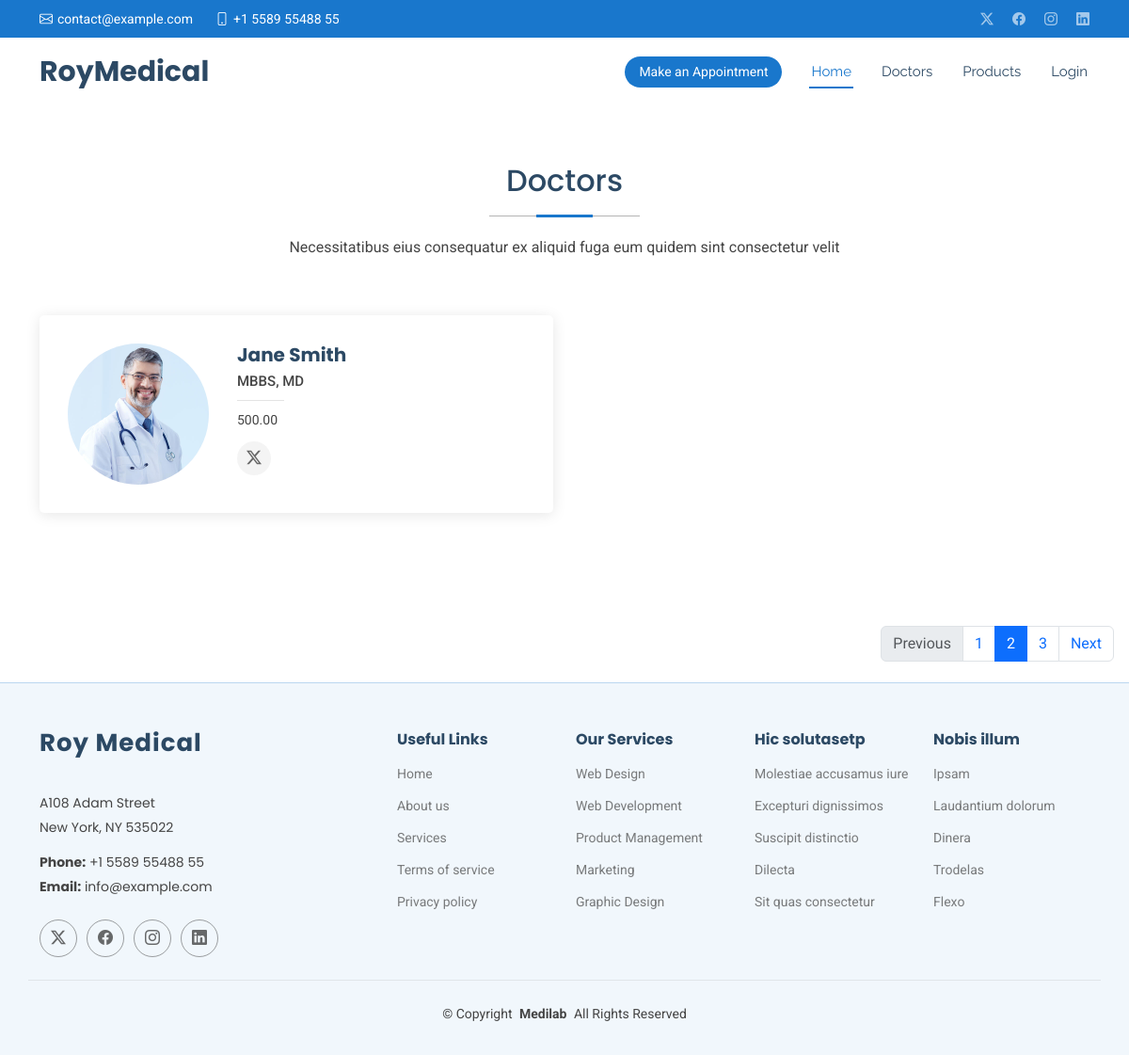
The app's page /doctors.php with its own data.
### tables this page shows
CREATE TABLE doctors (
    id INT PRIMARY KEY AUTO_INCREMENT,
    user_id INT UNIQUE,
    qualification VARCHAR(255),
    availability VARCHAR(255),
    visit_fee DECIMAL(10,2),
    FOREIGN KEY (user_id) REFERENCES users(id) ON DELETE CASCADE
);

CREATE TABLE users (
    id INT PRIMARY KEY AUTO_INCREMENT,
    name VARCHAR(255),
    email VARCHAR(255) UNIQUE,
    password VARCHAR(255),
    mobile_number VARCHAR(20) UNIQUE,
    address TEXT,
    pincode VARCHAR(10),
    dob DATE,
    gender ENUM('Male', 'Female', 'Other'),
    is_active BOOLEAN DEFAULT TRUE,
    role ENUM('Admin', 'Doctor', 'Patient')
);

### doctors.php (the view)
<?php include "includes/header.php" ?>
<section id="doctors" class="doctors section">
<div class="container section-title" data-aos="fade-up">
  <h2>Doctors</h2>
  <p>Necessitatibus eius consequatur ex aliquid fuga eum quidem sint consectetur velit</p>
</div>
<div class="container">
  <div class="row gy-4">
    <?php
     $query ="SELECT * from doctors INNER JOIN users on doctors.user_id = users.id ";
     $result = mysqli_query($conn, $query);
    ?>
<?php while ($row = mysqli_fetch_assoc($result)) :?>
    <div class="col-lg-6" data-aos="fade-up" data-aos-delay="100">
      <div class="team-member d-flex align-items-start">
        <div class="pic"><img src="assets/img/doctors/doctors-1.jpg" class="img-fluid" alt=""></div>
        <div class="member-info">
          <h4><?= $row['name'];?></h4>
          <span><?= $row['qualification'];?></span>
          <p><?= $row['visit_fee'];?></p>
          <div class="social">
            <a href=""><i class="bi bi-twitter-x"></i></a>
          </div>
        </div>
      </div>
    </div>
    <?php endwhile; ?>
</section>
<section>
<nav aria-label="..." class="float-end me-3">
  <ul class="pagination">
    <li class="page-item disabled">
      <span class="page-link">Previous</span>
    </li>
    <li class="page-item"><a class="page-link" href="#">1</a></li>
    <li class="page-item active" aria-current="page">
      <span class="page-link">2</span>
    </li>
    <li class="page-item"><a class="page-link" href="#">3</a></li>
    <li class="page-item">
      <a class="page-link" href="#">Next</a>
    </li>
  </ul>
</nav>
</section>
<?php include "includes/footer.php" ?>

### assets/css/main.css (style rules this page uses)
:root { --default-font: "Roboto", system-ui, -apple-system, "Segoe UI", Roboto, "Helvetica Neue", Arial, "Noto Sans", "Liberation Sans", sans-serif, "Apple Color Emoji", "Segoe UI Emoji", "Segoe UI Symbol", "Noto Color Emoji"; --heading-font: "Poppins", sans-serif; --nav-font: "Raleway", sans-serif; }
:root { --background-color: #ffffff; --default-color: #444444; --heading-color: #2c4964; --accent-color: #1977cc; --surface-color: #ffffff; --contrast-color: #ffffff; }
:root { --nav-color: #2c4964; --nav-hover-color: #1977cc; --nav-mobile-background-color: #ffffff; --nav-dropdown-background-color: #ffffff; --nav-dropdown-color: #2c4964; --nav-dropdown-hover-color: #1977cc; }
:root { scroll-behavior: smooth; }
body { color: var(--default-color); background-color: var(--background-color); font-family: var(--default-font); }
a { color: var(--accent-color); text-decoration: none; transition: 0.3s; }
h1, h2, h3, h4, h5, h6 { color: var(--heading-color); font-family: var(--heading-font); }
section, .section { color: var(--default-color); background-color: var(--background-color); padding: 60px 0; scroll-margin-top: 72px; overflow: clip; }
.section-title { text-align: center; padding-bottom: 60px; position: relative; }
.section-title h2 { font-size: 32px; font-weight: 500; margin-bottom: 20px; padding-bottom: 20px; position: relative; }
.section-title h2:before { content: ""; position: absolute; display: block; width: 160px; height: 1px; background: color-mix(in srgb, var(--default-color), transparent 60%); left: 0; right: 0; bottom: 1px; margin: auto; }
.section-title h2::after { content: ""; position: absolute; display: block; width: 60px; height: 3px; background: var(--accent-color); left: 0; right: 0; bottom: 0; margin: auto; }
.section-title p { margin-bottom: 0; }
.doctors .team-member { background-color: var(--surface-color); box-shadow: 0px 2px 15px rgba(0, 0, 0, 0.1); position: relative; border-radius: 5px; transition: 0.5s; padding: 30px; height: 100%; }
.doctors .team-member .pic { overflow: hidden; width: 150px; border-radius: 50%; flex-shrink: 0; }
.doctors .team-member .pic img { transition: ease-in-out 0.3s; }
.doctors .team-member .member-info { padding-left: 30px; }
.doctors .team-member h4 { font-weight: 700; margin-bottom: 5px; font-size: 20px; }
.doctors .team-member span { display: block; font-size: 15px; padding-bottom: 10px; position: relative; font-weight: 500; }
.doctors .team-member span::after { content: ""; position: absolute; display: block; width: 50px; height: 1px; background: color-mix(in srgb, var(--default-color), transparent 85%); bottom: 0; left: 0; }
.doctors .team-member p { margin: 10px 0 0 0; font-size: 14px; }
.doctors .team-member .social { margin-top: 12px; display: flex; align-items: center; justify-content: start; width: 100%; }
.doctors .team-member .social a { background: color-mix(in srgb, var(--default-color), transparent 94%); transition: ease-in-out 0.3s; display: flex; align-items: center; justify-content: center; border-radius: 50px; width: 36px; height: 36px; }
.doctors .team-member .social a i { color: color-mix(in srgb, var(--default-color), transparent 20%); font-size: 16px; margin: 0 2px; }

### records on screen
doctors: user.name "Jane Smith", qualification "MBBS, MD", visit_fee "500.00"
